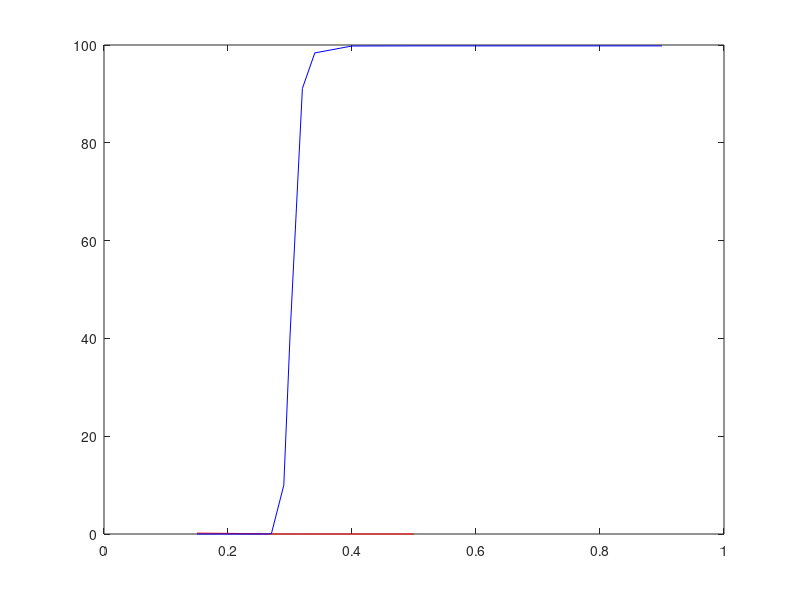

The MATLAB source for this figure:
n = [0         0     33000         0  17964000;
    0.500         0     33000         0  17964000;
    0.100         0     33000         0  17964000;
    0.150       299     32701         0  17964000;
    0.200      8956     24044         0  17964000;
    0.250     26410      6590         0  17964000;
    0.255     27613      5387         0  17964000;
    0.257     28051      4949         0  17964000;
    0.260     28651      4349         0  17964000;
    0.265     29611      3389         5  17963995;
    0.267     29942      3058        11  17963989;
    0.270     30370      2630        23  17963977;
    0.290     32163       837      3564  17960436;
    0.300     32576       424     22148  17941852;
    0.320     32899       101    337815  17626185;
    0.340     32986        14   2004641  15959359;
    0.400     33000         0  16109656   1854344;
    0.500     33000         0  17963999         1;
    0.600     33000         0  17964000         0;
    0.700     33000         0  17964000         0;
    0.800     33000         0  17964000         0;
    0.900     33000         0  17964000         0];

error = n(4:end, 1);
n = n(4:end,2:end);

tp = 100*n(:, 1) ./ (n(:, 1) + n(:, 3));
fp = 100*n(:, 3) ./ (n(:, 1) + n(:, 3));
fn = 100*n(:, 2) ./ (n(:, 2) + n(:, 4));
tn = 100*n(:, 4) ./ (n(:, 2) + n(:, 4));

figure, plot(error, fn, 'r', error, fp, 'b')

tann = [error, tp, fn, fp, tn]
